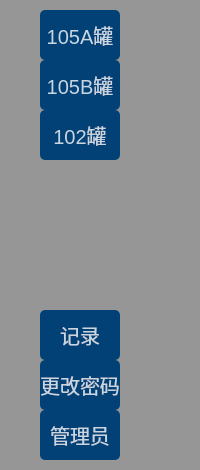
        <widget class="QWidget" name="page">
         <property name="styleSheet">
          <string notr="true">background-color: rgb(150, 150, 150);</string>
         </property>
         <layout class="QGridLayout" name="gridLayout_11">
          <property name="leftMargin">
           <number>0</number>
          </property>
          <property name="topMargin">
           <number>0</number>
          </property>
          <property name="rightMargin">
           <number>0</number>
          </property>
          <property name="bottomMargin">
           <number>0</number>
          </property>
          <property name="spacing">
           <number>0</number>
          </property>
          <item row="0" column="0">
           <layout class="QHBoxLayout" name="horizontalLayout" stretch="2,8">
            <property name="spacing">
             <number>0</number>
            </property>
            <item>
             <layout class="QGridLayout" name="gridLayout_4" rowstretch="0,0,0,0,0,0,0,0,0" columnstretch="0,0,0">
              <property name="rightMargin">
               <number>9</number>
              </property>
              <property name="horizontalSpacing">
               <number>6</number>
              </property>
              <item row="6" column="1">
               <widget class="QPushButton" name="pushButton_ch_decode">
                <property name="minimumSize">
                 <size>
                  <width>0</width>
                  <height>50</height>
                 </size>
                </property>
                <property name="font">
                 <font>
                  <pointsize>15</pointsize>
                 </font>
                </property>
                <property name="styleSheet">
                 <string notr="true">QPushButton#pushButton_ch_decode{
background-color:rgba(2,65,118,255);
color:rgba(255,255,255,200);
border-radius:5px;
}
QPushButton#pushButton_ch_decode:hover{
background-color:rgba(2,65,118,150);
color:rgba(255,255,255,200);
border-radius:5px;
}
QPushButton#pushButton_ch_decode:pressed{
padding-left:5px;
padding-top:5px;
background-color:rgba(2,65,118,100);
}</string>
                </property>
                <property name="text">
                 <string>更改密码</string>
                </property>
               </widget>
              </item>
              <item row="5" column="1">
               <widget class="QPushButton" name="pushButton_record">
                <property name="minimumSize">
                 <size>
                  <width>0</width>
                  <height>50</height>
                 </size>
                </property>
                <property name="font">
                 <font>
                  <pointsize>15</pointsize>
                 </font>
                </property>
                <property name="styleSheet">
                 <string notr="true">QPushButton#pushButton_record{
background-color:rgba(2,65,118,255);
color:rgba(255,255,255,200);
border-radius:5px;
}
QPushButton#pushButton_record:hover{
background-color:rgba(2,65,118,150);
color:rgba(255,255,255,200);
border-radius:5px;
}
QPushButton#pushButton_record:pressed{
padding-left:5px;
padding-top:5px;
background-color:rgba(2,65,118,100);
}</string>
                </property>
                <property name="text">
                 <string>记录</string>
                </property>
               </widget>
              </item>
              <item row="1" column="0">
               <spacer name="horizontalSpacer_3">
                <property name="orientation">
                 <enum>Qt::Horizontal</enum>
                </property>
                <property name="sizeType">
                 <enum>QSizePolicy::Fixed</enum>
                </property>
                <property name="sizeHint" stdset="0">
                 <size>
                  <width>40</width>
                  <height>20</height>
                 </size>
                </property>
               </spacer>
              </item>
              <item row="8" column="1">
               <spacer name="verticalSpacer_8">
                <property name="orientation">
                 <enum>Qt::Vertical</enum>
                </property>
                <property name="sizeType">
                 <enum>QSizePolicy::Fixed</enum>
                </property>
                <property name="sizeHint" stdset="0">
                 <size>
                  <width>20</width>
                  <height>10</height>
                 </size>
                </property>
               </spacer>
              </item>
              <item row="2" column="1">
               <widget class="QPushButton" name="pushButton_v2">
                <property name="minimumSize">
                 <size>
                  <width>0</width>
                  <height>50</height>
                 </size>
                </property>
                <property name="font">
                 <font>
                  <pointsize>15</pointsize>
                 </font>
                </property>
                <property name="styleSheet">
                 <string notr="true">QPushButton#pushButton_v2{
background-color:rgba(2,65,118,255);
color:rgba(255,255,255,200);
border-radius:5px;
}
QPushButton#pushButton_v2:hover{
background-color:rgba(2,65,118,150);
color:rgba(255,255,255,200);
border-radius:5px;
}
QPushButton#pushButton_v2:pressed{
padding-left:5px;
padding-top:5px;
background-color:rgba(2,65,118,100);
}</string>
                </property>
                <property name="text">
                 <string>105B罐</string>
                </property>
               </widget>
              </item>
              <item row="1" column="1">
               <widget class="QPushButton" name="pushButton_v1">
                <property name="minimumSize">
                 <size>
                  <width>0</width>
                  <height>50</height>
                 </size>
                </property>
                <property name="font">
                 <font>
                  <pointsize>15</pointsize>
                 </font>
                </property>
                <property name="styleSheet">
                 <string notr="true">QPushButton#pushButton_v1{
background-color:rgba(2,65,118,255);
color:rgba(255,255,255,200);
border-radius:5px;
}
QPushButton#pushButton_v1:hover{
background-color:rgba(2,65,118,150);
color:rgba(255,255,255,200);
border-radius:5px;
}
QPushButton#pushButton_v1:pressed{
padding-left:5px;
padding-top:5px;
background-color:rgba(2,65,118,100);
}</string>
                </property>
                <property name="text">
                 <string>105A罐</string>
                </property>
               </widget>
              </item>
              <item row="0" column="1">
               <spacer name="verticalSpacer_7">
                <property name="orientation">
                 <enum>Qt::Vertical</enum>
                </property>
                <property name="sizeType">
                 <enum>QSizePolicy::Fixed</enum>
                </property>
                <property name="sizeHint" stdset="0">
                 <size>
                  <width>20</width>
                  <height>10</height>
                 </size>
                </property>
               </spacer>
              </item>
              <item row="3" column="1">
               <widget class="QPushButton" name="pushButton_v3">
                <property name="minimumSize">
                 <size>
                  <width>0</width>
                  <height>50</height>
                 </size>
                </property>
                <property name="font">
                 <font>
                  <pointsize>15</pointsize>
                 </font>
                </property>
                <property name="styleSheet">
                 <string notr="true">QPushButton#pushButton_v3{
background-color:rgba(2,65,118,255);
color:rgba(255,255,255,200);
border-radius:5px;
}
QPushButton#pushButton_v3:hover{
background-color:rgba(2,65,118,150);
color:rgba(255,255,255,200);
border-radius:5px;
}
QPushButton#pushButton_v3:pressed{
padding-left:5px;
padding-top:5px;
background-color:rgba(2,65,118,100);
}</string>
                </property>
                <property name="text">
                 <string>102罐</string>
                </property>
               </widget>
              </item>
              <item row="1" column="2">
               <spacer name="horizontalSpacer_4">
                <property name="orientation">
                 <enum>Qt::Horizontal</enum>
                </property>
                <property name="sizeType">
                 <enum>QSizePolicy::Fixed</enum>
                </property>
                <property name="sizeHint" stdset="0">
                 <size>
                  <width>40</width>
                  <height>20</height>
                 </size>
                </property>
               </spacer>
              </item>
              <item row="7" column="1">
               <widget class="QPushButton" name="pushButton_manage">
                <property name="minimumSize">
                 <size>
                  <width>0</width>
                  <height>50</height>
                 </size>
                </property>
                <property name="font">
                 <font>
                  <pointsize>15</pointsize>
                 </font>
                </property>
                <property name="styleSheet">
                 <string notr="true">QPushButton#pushButton_manage{
background-color:rgba(2,65,118,255);
color:rgba(255,255,255,200);
border-radius:5px;
}
QPushButton#pushButton_manage:hover{
background-color:rgba(2,65,118,150);
color:rgba(255,255,255,200);
border-radius:5px;
}
QPushButton#pushButton_manage:pressed{
padding-left:5px;
padding-top:5px;
background-color:rgba(2,65,118,100);
}</string>
                </property>
                <property name="text">
                 <string>管理员</string>
                </property>
               </widget>
              </item>
              <item row="4" column="1">
               <spacer name="verticalSpacer_6">
                <property name="orientation">
                 <enum>Qt::Vertical</enum>
                </property>
                <property name="sizeType">
                 <enum>QSizePolicy::Fixed</enum>
                </property>
                <property name="sizeHint" stdset="0">
                 <size>
                  <width>20</width>
                  <height>150</height>
                 </size>
                </property>
               </spacer>
              </item>
             </layout>
            </item>
            <item>
             <layout class="QGridLayout" name="gridLayout">
              <property name="spacing">
               <number>0</number>
              </property>
              <item row="0" column="1">
               <layout class="QHBoxLayout" name="horizontalLayout_v2">
                <item>
                 <widget class="QLabel" name="label_v2">
                  <property name="text">
                   <string/>
                  </property>
                 </widget>
                </item>
               </layout>
              </item>
              <item row="0" column="0">
               <layout class="QHBoxLayout" name="horizontalLayout_v1">
                <item>
                 <widget class="QLabel" name="label_v1">
                  <property name="text">
                   <string/>
                  </property>
                 </widget>
                </item>
               </layout>
              </item>
              <item row="1" column="0">
               <layout class="QHBoxLayout" name="horizontalLayout_v3">
                <item>
                 <widget class="QLabel" name="label_v3">
                  <property name="text">
                   <string/>
                  </property>
                 </widget>
                </item>
               </layout>
              </item>
              <item row="1" column="1">
               <layout class="QHBoxLayout" name="horizontalLayout_3"/>
              </item>
             </layout>
            </item>
           </layout>
          </item>
         </layout>
        </widget>
